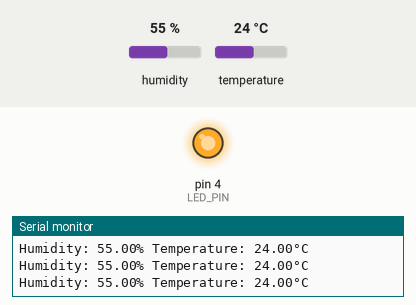
Recording of a sketch running on a simulated Arduino Uno, built with avr-gcc and run on an emulated ATmega328P. Shown: output pins drawn as LEDs (lit = HIGH), the last lines printed to the serial monitor. The test bench sets the inputs (shaded band); at power-on: humidity 55 %, temperature 24 °C.

Above: at 2.8 s.
2.9 s: humidity set to 22 %
5.6 s: humidity set to 19 %
At 7.2 s:
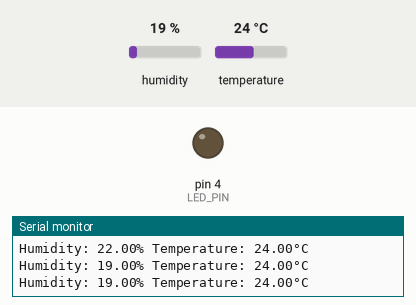
8.3 s: humidity set to 40 %
At 10.9 s:
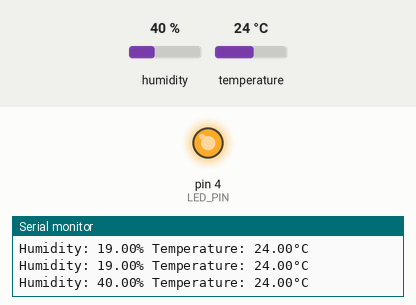
Timing chart, 0 to 12.4 s (numbered marks = the images above; inputs shaded):
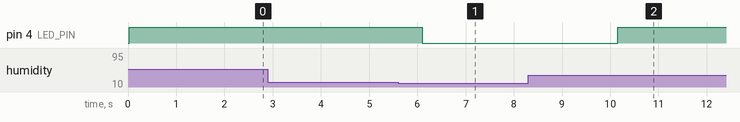

Measured:
- the behaviour switches between 21 and 20 % on humidity (found by bisection; images 0 and 1)
- after the input at 5.6 s, pin 4 (LED_PIN): HIGH → LOW after 0.50 s
- after the input at 8.3 s, pin 4 (LED_PIN): LOW → HIGH after 1.9 s

The sketch:

sensorDHT11.ino
```cpp
#include "DHT.h"

// กำหนดค่าคงที่สำหรับเซ็นเซอร์และ LED
#define DHTPIN 5       // ขา GPIO สำหรับเซ็นเซอร์ DHT11
#define DHTTYPE DHT11  // ประเภทของเซ็นเซอร์ DHT11
#define LED_PIN 4      // ขา GPIO สำหรับควบคุม LED

// สร้างออบเจ็กต์สำหรับเซ็นเซอร์ DHT11
DHT dht(DHTPIN, DHTTYPE);

void setup() {
    // เริ่มต้นการสื่อสารผ่าน Serial Monitor
    Serial.begin(115200);

    // เริ่มต้นการทำงานของเซ็นเซอร์ DHT11
    dht.begin();

    // กำหนดขา LED เป็นขา OUTPUT
    pinMode(LED_PIN, OUTPUT);
}

void loop() {
    // อ่านค่าความชื้นและอุณหภูมิจากเซ็นเซอร์
    float humidity = dht.readHumidity();
    float temperature = dht.readTemperature(); // อุณหภูมิหน่วย °C

    // ตรวจสอบว่าการอ่านค่าล้มเหลวหรือไม่
    if (isnan(humidity) || isnan(temperature)) {
        Serial.println("Failed to read from DHT sensor!");
        return;
    }

    // แสดงค่าความชื้นและอุณหภูมิบน Serial Monitor
    Serial.print("Humidity: ");
    Serial.print(humidity);
    Serial.print("% Temperature: ");
    Serial.print(temperature);
    Serial.println("°C");

    // ควบคุม LED ตามค่าความชื้น
    if (humidity > 20) {
        digitalWrite(LED_PIN, HIGH); // เปิด LED
    } else {
        digitalWrite(LED_PIN, LOW);  // ปิด LED
    }

    // หน่วงเวลา 1 วินาที ก่อนอ่านค่าใหม่
    delay(1000);
}
```
